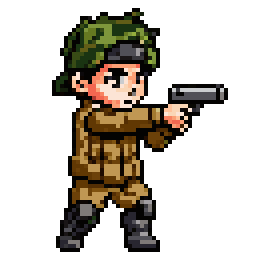
#> input picture art/source/crew_bases/soldier.png, 64 x 64 px, given in place of player_shoot.png, which was not available (shown 4 times larger)
$ python make_player_regions.py out.png
#> lines starting #> are read from the running program, lines starting #| are printed output that depends on the picture
"""
把主角射擊圖（player_shoot.png，3 格 64×64）的每個像素標上「部位」，輸出部位遮罩圖。
遊戲執行時（src/art/CrewArt.ts）依遮罩替 NPC 換膚色、髮色、衣褲顏色，再疊上帽子、眼鏡等配件。

遮罩編碼：R 通道 = 部位編號 × 16，其餘通道 0；透明像素 alpha = 0。
用法：python3 tools/art/make_player_regions.py  （輸出 public/assets/sprites/player_shoot_regions.png）
"""
import sys
from PIL import Image

SRC = 'public/assets/sprites/player_shoot.png'
OUT = 'public/assets/sprites/player_shoot_regions.png'

NONE, OUTLINE, HAIR, SKIN, BAND, JACKET, PANTS, BOOTS, KNEE, GUN, FLASH, DETAIL = range(12)


def classify(p, x, y, f):
    r, g, b, a = p
    if a == 0:
        return NONE
    lum = (r + g + b) / 3
    if lum < 15:
        return OUTLINE
    if lum > 215 and x < 40:
        return DETAIL  # 眼白反光
    neutral = abs(r - b) < 14 and abs(r - g) < 14
    warm = r - b > 60
    # 開火火光（第 1 格槍口右側的亮黃色）
    if r > 200 and g > 120 and b < 120 and x >= 50:
        return FLASH
    if r > 230 and g > 200 and b > 180 and x >= 50:
        return FLASH
    if neutral:
        if y >= 57:
            return BOOTS
        if y >= 46:
            return KNEE
        if x <= 39 and y <= 23:
            return HAIR
        return GUN
    # 第 2 格往後飛的彈殼
    if f == 2 and x < 17 and 20 <= y <= 30:
        return DETAIL
    # 臉、手：亮的膚色
    if y < 26 and x >= 19 and warm and lum > 95:
        return SKIN
    if x >= 38 and 22 <= y <= 36 and lum > 85:
        return SKIN  # 前手 / 後手
    if y <= 24:
        if 16 <= y and x >= 20 and lum < 60:
            return DETAIL  # 眉毛、眼睛
        if 19 <= x and 16 <= y and lum >= 60:
            return SKIN  # 臉部陰影
        return BAND
    if y >= 57:
        return BOOTS
    if y >= 45:
        return PANTS
    return JACKET


def main():
    src = Image.open(SRC).convert('RGBA')
#> src is the input picture: PIL image 64x64 RGBA; mean R, G, B, A 27.5, 22.1, 13.6, 83.7
    out = Image.new('RGBA', src.size, (0, 0, 0, 0))
#> out: PIL image 64x64 RGBA; every value is 0
    frames = src.width // 64
#> frames = 1
    for f in range(frames):
        for y in range(64):
            for x in range(64):
                p = src.getpixel((f * 64 + x, y))
                k = classify(p, x, y, f)
                if p[3]:
                    out.putpixel((f * 64 + x, y), (k * 16, 0, 0, 255))
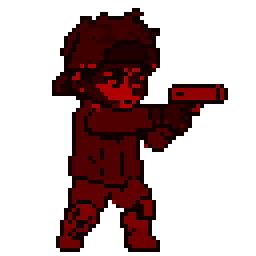
#> out: PIL image 64x64 RGBA (shown 4 times larger); mean R, G, B, A 19.9, 0, 0, 83.7; transparent parts drawn white
    out.save(OUT)
    if len(sys.argv) > 1:
        pal = [(0, 0, 0), (40, 40, 40), (255, 0, 255), (255, 200, 150), (0, 255, 255), (255, 120, 0),
               (0, 80, 255), (120, 60, 0), (180, 180, 180), (0, 255, 0), (255, 255, 0), (255, 0, 0)]
        prev = Image.new('RGBA', src.size, (255, 255, 255, 255))
#> prev: PIL image 64x64 RGBA; every value is 255
        for y in range(src.height):
            for x in range(src.width):
                m = out.getpixel((x, y))
                if m[3]:
                    prev.putpixel((x, y), pal[m[0] // 16] + (255,))
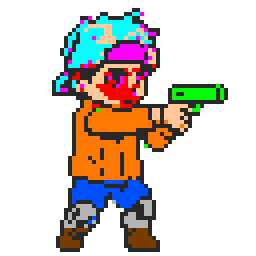
#> prev: PIL image 64x64 RGBA (shown 4 times larger); mean R, G, B, A 211.8, 204.7, 199.5, 255
        both = Image.new('RGBA', (src.width, src.height * 2), (255, 255, 255, 255))
#> both: PIL image 64x128 RGBA; every value is 255
        both.paste(src, (0, 0), src)
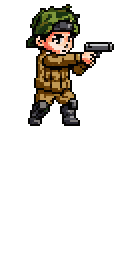
#> both: PIL image 64x128 RGBA (shown 2 times larger); mean R, G, B, A 226.9, 224.2, 220, 255
        both.paste(prev, (0, src.height))
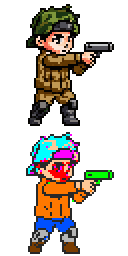
#> both: PIL image 64x128 RGBA (shown 2 times larger); mean R, G, B, A 205.3, 199.1, 192.2, 255
        both.resize((both.width * 5, both.height * 5), Image.NEAREST).save(sys.argv[1])
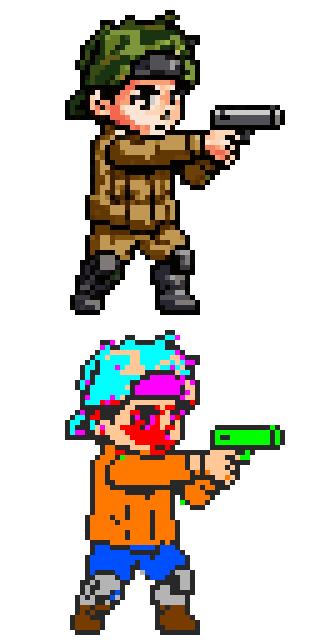
#> saved as out.png: PIL image 320x640 RGBA; mean R, G, B, A 205.3, 199.1, 192.2, 255


if __name__ == '__main__':
    main()
